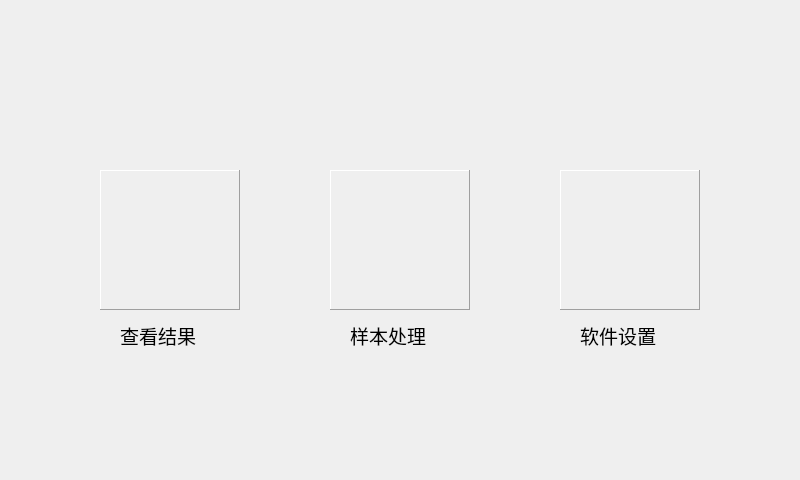
<?xml version="1.0" encoding="UTF-8"?>
<ui version="4.0">
 <class>MainDialog</class>
 <widget class="QDialog" name="MainDialog">
  <property name="geometry">
   <rect>
    <x>0</x>
    <y>0</y>
    <width>800</width>
    <height>480</height>
   </rect>
  </property>
  <property name="windowTitle">
   <string>Dialog</string>
  </property>
  <widget class="ImageLabel" name="resultImage">
   <property name="geometry">
    <rect>
     <x>100</x>
     <y>170</y>
     <width>140</width>
     <height>140</height>
    </rect>
   </property>
   <property name="frameShape">
    <enum>QFrame::Panel</enum>
   </property>
   <property name="frameShadow">
    <enum>QFrame::Raised</enum>
   </property>
   <property name="text">
    <string/>
   </property>
  </widget>
  <widget class="ImageLabel" name="paramImage">
   <property name="geometry">
    <rect>
     <x>560</x>
     <y>170</y>
     <width>140</width>
     <height>140</height>
    </rect>
   </property>
   <property name="frameShape">
    <enum>QFrame::Panel</enum>
   </property>
   <property name="frameShadow">
    <enum>QFrame::Raised</enum>
   </property>
   <property name="text">
    <string/>
   </property>
  </widget>
  <widget class="ImageLabel" name="processImage">
   <property name="geometry">
    <rect>
     <x>330</x>
     <y>170</y>
     <width>140</width>
     <height>140</height>
    </rect>
   </property>
   <property name="frameShape">
    <enum>QFrame::Panel</enum>
   </property>
   <property name="frameShadow">
    <enum>QFrame::Raised</enum>
   </property>
   <property name="text">
    <string/>
   </property>
  </widget>
  <widget class="QLabel" name="resultLabel">
   <property name="geometry">
    <rect>
     <x>120</x>
     <y>320</y>
     <width>100</width>
     <height>30</height>
    </rect>
   </property>
   <property name="font">
    <font>
     <pointsize>14</pointsize>
    </font>
   </property>
   <property name="text">
    <string>查看结果</string>
   </property>
  </widget>
  <widget class="QLabel" name="processLabel">
   <property name="geometry">
    <rect>
     <x>350</x>
     <y>320</y>
     <width>100</width>
     <height>30</height>
    </rect>
   </property>
   <property name="font">
    <font>
     <pointsize>14</pointsize>
    </font>
   </property>
   <property name="text">
    <string>样本处理</string>
   </property>
  </widget>
  <widget class="QLabel" name="paramLabel">
   <property name="geometry">
    <rect>
     <x>580</x>
     <y>320</y>
     <width>100</width>
     <height>30</height>
    </rect>
   </property>
   <property name="font">
    <font>
     <pointsize>14</pointsize>
    </font>
   </property>
   <property name="text">
    <string>软件设置</string>
   </property>
  </widget>
 </widget>
 <customwidgets>
  <customwidget>
   <class>ImageLabel</class>
   <extends>QLabel</extends>
   <header>component/imagelabel.h</header>
   <slots>
    <signal>released()</signal>
   </slots>
  </customwidget>
 </customwidgets>
 <resources/>
 <connections/>
</ui>
